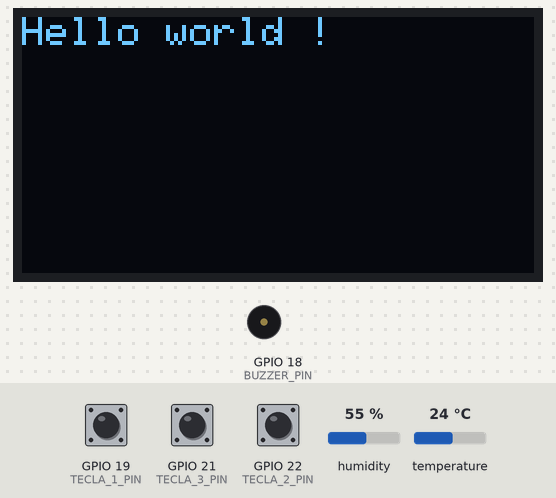
Recording of a program running on a simulated ESP32. Parts: 128×64 one-colour display, buzzer (waves = sounding). The inputs (shaded band) are chosen by the test bench; at power-on: GPIO 22 (TECLA_2_PIN) HIGH, humidity 55 %, temperature 24 °C, GPIO 19 (TECLA_1_PIN) HIGH, GPIO 21 (TECLA_3_PIN) HIGH. WiFi joins after 1.5 s; servers stay silent unless stated; what the program prints to the serial monitor is not drawn.

Above: at 0.06 s.
1.3 s: GPIO 22 (TECLA_2_PIN) pulled LOW for 1 s
At 3.4 s:
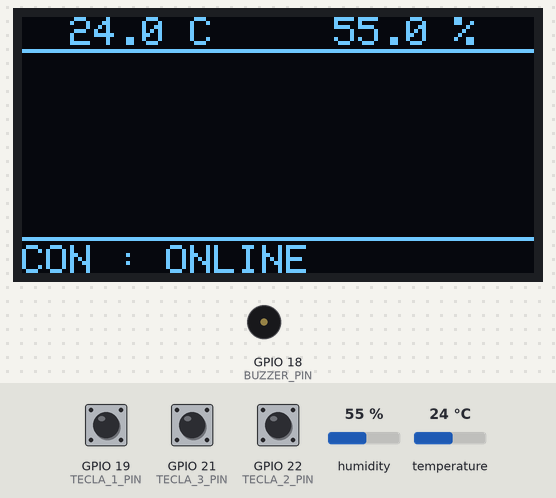
4.5 s: humidity set to 22 %
At 5.7 s:
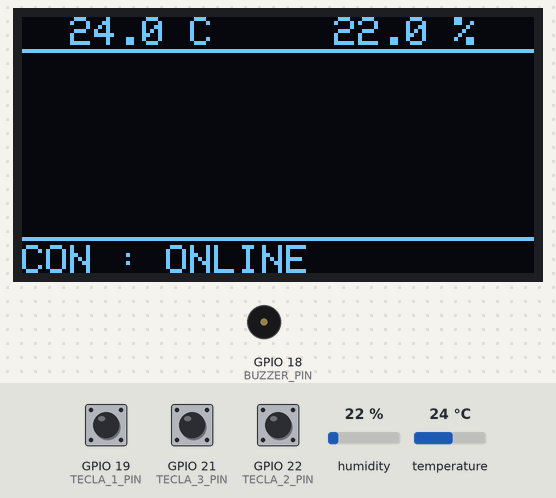
6.2 s: temperature set to 12 °C
At 7.3 s:
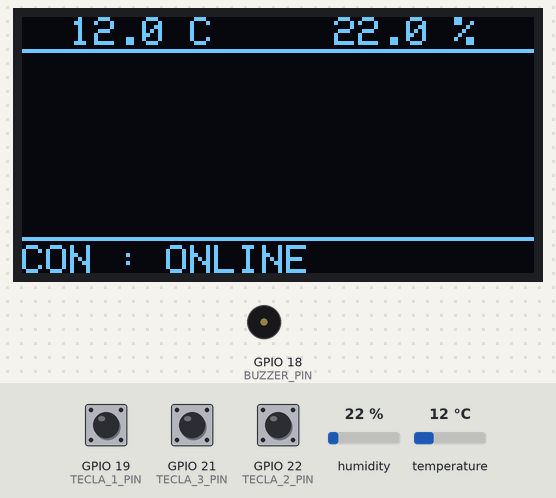
7.8 s: GPIO 22 (TECLA_2_PIN) pulled LOW for 3.2 s
At 8.25 s:
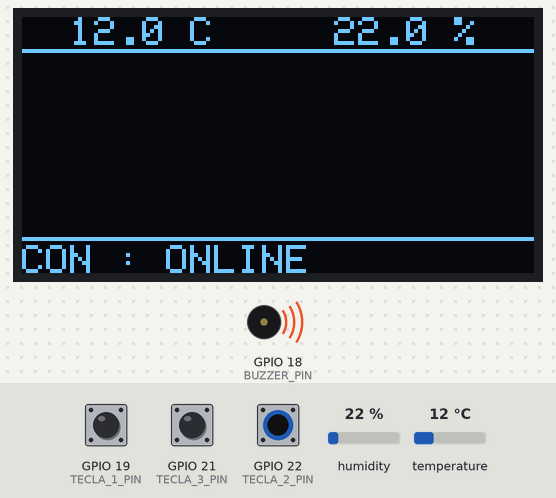
Timing chart, 0 to 10.8 s (numbered marks = the images above; inputs shaded):
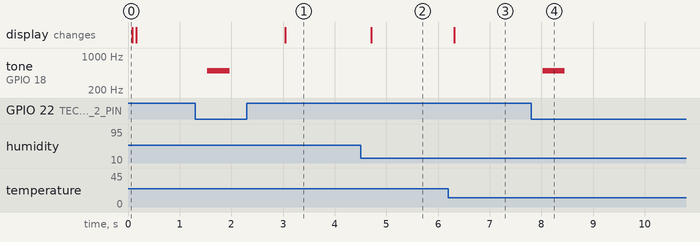

Measured:
- after the input at 1.3 s, tone on GPIO 18 (BUZZER_PIN): silent → 500 Hz after 0.23 s, → silent 0.44 s later; the display: changes after 1.7 s (image 1)
- after the input at 4.5 s, the display: changes after 0.20 s (image 2)
- after the input at 6.2 s, the display: changes after 0.11 s (image 3)
- after the input at 7.8 s, tone on GPIO 18 (BUZZER_PIN): silent → 500 Hz after 0.23 s, → silent 0.43 s later

The program:

main.cpp
```cpp
#include "./main.hpp"

void testCallback()
{
  DadoPeriferico dado= {P_NADA,"opa",0,"test"};

  wifi::enviarDado(dado);
}

void setup()
{
  Serial.begin(115200);

  wifi::inicizaliza();

  display::inicializa();

  sensorDht11::inicializa();

  buzzer::inicializa();

  teclado::inicializa();
  teclado::setCallback(T_ANTERIOR, testCallback);
}

void loop()
{

  DadosDht11 resDht11 = sensorDht11::getDados();
  display::setDadosBarraSuperior(resDht11.temperatura, resDht11.umidade);

  char statusWifi[20];
  strcpy(statusWifi, wifi::getStatus());
  display::setDadosBarraInferior(statusWifi);

  StatusTecla resOK = teclado::getTecla(T_OK);
  if (!resOK.statusLido && resOK.precionada)
  {
    buzzer::emiteSom();
    Serial.println("Apenas uma vez !");
    wifi::conectar();
  }

  if (teclado::getTecla(T_PROXIMO).precionada)
  {
    Serial.printf("%.2f - %.2f\n", resDht11.temperatura, resDht11.umidade);
    Serial.printf("%s\n", wifi::getIp().toString().c_str());
  }

  ComandoPeriferico resWifi = wifi::getCommando();
  if (resWifi.idPeriferico != P_NADA)
    Serial.printf("BUZZER %d %f\n", resWifi.idPeriferico, resWifi.dado);
}
```

main.hpp
```cpp
#include <Arduino.h>

#include "./perifericos/display/display.hpp"
#include "./perifericos/sensor-dht11/sensor-dht11.hpp"
#include "./perifericos/buzzer/buzzer.hpp"
#include "./perifericos/teclado/teclado.hpp"

#include "./wifi/wifi.hpp"

// Led embutido
#define LED 25
```

buzzer.cpp
```cpp
#include "./buzzer.hpp"

namespace buzzer
{
  namespace
  {

    QueueHandle_t comandoQueuHandler;

    TaskHandle_t buzzerTask;

    int frequenciaAtual = 500;

    void taskBip(void *pvParameters)
    {

      Comando comando;

      while (1)
      {
        if (xQueueReceive(comandoQueuHandler, (void *)&comando, 0) == pdTRUE)
        {

          if (comando.frequencia != frequenciaAtual)
          {
            frequenciaAtual = comando.frequencia;
            ledcSetup(CANAL, frequenciaAtual, RESOLUCAO);
          }

          ledcWrite(CANAL, 125);

          vTaskDelay(comando.duracao >= 1 ? comando.duracao : 1);

          ledcWrite(CANAL, 0);

          continue;
        }
        vTaskDelay(1);
      }
    }
  }

  void inicializa()
  {
    // Configurando pwm para buzzer
    ledcSetup(CANAL, frequenciaAtual, RESOLUCAO);
    ledcAttachPin(BUZZER_PIN, CANAL);

    // Canal para comunicação entre uma task e a taskBuzzer
    comandoQueuHandler = xQueueCreate(1, sizeof(Comando));

    // Criar taks para ser processada no core 1
    xTaskCreatePinnedToCore(
        taskBip,
        "Buzzer",
        10000,
        NULL,
        1,
        &buzzerTask,
        1);
  }

  bool emiteSom(Comando comando)
  {
    return xQueueSend(comandoQueuHandler, (void *)&comando, 0) == pdTRUE;
  }
}
```

buzzer.hpp
```cpp
#include <Arduino.h>
#include <freertos/FreeRTOS.h>
#include <freertos/task.h>

// Buzzer sem oscilador interno
#define BUZZER_PIN 18
#define CANAL 0
#define RESOLUCAO 8

typedef struct
{
  int duracao;
  int repeticoes;
  int frequencia;
} Comando;

namespace buzzer
{
  // Realiza a configuração do PWM
  // Cria task pra emissão sonora
  void inicializa();

  // Emite um som de acordo com o comando
  // Enviando o comando para task
  // Retorna True se for evniado para queue
  // Retorna False se não for enviado para queue
  bool emiteSom(Comando comando = {100, 1, 500});
}
```

display.cpp
```cpp
#include "./display.hpp"

namespace display
{
  namespace
  {
    void renderizaBarraSuperior(DadosBarraSuperior dados);
    void renderizaBarraInferior(char *escrita);

    Adafruit_SSD1306 display(X_MAX, Y_MAX, &Wire, RESET_PIN);

    TaskHandle_t displayTaskHandler;

    QueueHandle_t barraSuperiorDadosQueueHandler;
    QueueHandle_t barraInferiorDadosQueueHandler;

    void taskDisplay(void *pvParameters)
    {
      display.clearDisplay();
      display.setTextSize(1);
      display.setTextColor(WHITE);
      display.setCursor(0, 0);
      display.printf("Hello world !");
      display.display();

      DadosBarraSuperior dadosBarraSuperior = {0, 0};

      char *dadosBarraInferior = NULL;

      while (1)
      {
        xQueueReceive(barraSuperiorDadosQueueHandler, (void *)&dadosBarraSuperior, 0);
        xQueueReceive(barraInferiorDadosQueueHandler, (void *)&dadosBarraInferior, 0);

        display.clearDisplay();

        renderizaBarraSuperior(dadosBarraSuperior);

        if (dadosBarraInferior != NULL)
          renderizaBarraInferior(dadosBarraInferior);

        display.display();

        vTaskDelay(1);
      }
    }

    void renderizaBarraSuperior(DadosBarraSuperior dados)
    {
      display.setCursor(0, 0);

      display.printf("  %s%.1f C    ", dados.temperatura < 10 ? " " : "", dados.temperatura);

      display.printf("%s%.1f %%",
                     dados.umidade < 100 ? " " : dados.umidade < 10 ? "  "
                                                                    : "",
                     dados.umidade);

      display.drawLine(0, 8, X_MAX, 8, WHITE);
    }

    void renderizaBarraInferior(char *escrita)
    {
      display.setCursor(0, 64 - 7);
      display.printf("%s", escrita);
      display.drawLine(0, 64 - 9, X_MAX, 64 - 9, WHITE);
    }
  }

  void inicializa()
  {
    // Inicializando I2C para display
    Wire.begin(4, 15);

    // Inicializando display com tensão interna de 3.3V
    if (!display.begin(SSD1306_SWITCHCAPVCC, 0x3C))
    {
      Serial.println(F("Falha ao iniciar display !"));
      for (;;)
        ;
    }

    barraSuperiorDadosQueueHandler = xQueueCreate(1, sizeof(DadosBarraSuperior));

    barraInferiorDadosQueueHandler = xQueueCreate(1, sizeof(char *));

    // Criar taks para ser processada no core 1
    xTaskCreatePinnedToCore(
        taskDisplay,
        "Display",
        10000,
        NULL,
        1,
        &displayTaskHandler,
        1);
  }

  void setDadosBarraSuperior(float temperatura, float umidade)
  {
    DadosBarraSuperior dados = {temperatura, umidade};
    xQueueSend(barraSuperiorDadosQueueHandler, (void *)&dados, 0);
  }

  void setDadosBarraInferior(char *escrita)
  {
    xQueueSend(barraInferiorDadosQueueHandler, (void *)&escrita, 0);
  }
}
```

display.hpp
```cpp
#include <Arduino.h>
#include <SPI.h>
#include <Wire.h>
#include <Adafruit_GFX.h>
#include <Adafruit_SSD1306.h>
#include <freertos/FreeRTOS.h>
#include <freertos/task.h>

#define SDA_PIN 4
#define SCL_PIN 15
#define RESET_PIN 16
#define X_MAX 128
#define Y_MAX 64

typedef struct
{
  float temperatura;
  float umidade;
} DadosBarraSuperior;

namespace display
{
  void inicializa();
  void setDadosBarraSuperior(float temperatura, float umidade);
  void setDadosBarraInferior(char *escrita);
}
```

sensor-dht11.cpp
```cpp
#include "./sensor-dht11.hpp"

namespace sensorDht11
{
  namespace
  {

    QueueHandle_t dadosQueueHandler;

    TaskHandle_t dht11TaskHandle;

    DadosDht11 ultimoDadoRecebido = {0, 0, 0};

    DHT_Unified dht(DATA_PIN, DHT11);

    void taskDht11(void *pvParameters)
    {
      while (1)
      {

        DadosDht11 novoDado = {0, 0, 0};

        sensors_event_t event;

        dht.temperature().getEvent(&event);
        if (!isnan(event.temperature))
          novoDado.temperatura = event.temperature;
        else
          novoDado.erro = true;

        dht.humidity().getEvent(&event);
        if (!isnan(event.relative_humidity))
          novoDado.umidade = event.relative_humidity;
        else
          novoDado.erro = true;

        if (xQueueSend(dadosQueueHandler, (void *)&novoDado, 0) != pdTRUE)
        {
          // Caso erro
        }

        // Necessário delay entre as leituras, especificaod pelo datasheet
        vTaskDelay(250);
      }
    }

  }

  void inicializa()
  {
    // Inicializando sensor de temperatura e umidade
    dht.begin();

    dadosQueueHandler = xQueueCreate(1, sizeof(DadosDht11));

    // Criar taks para ser processada no core 1
    xTaskCreatePinnedToCore(
        taskDht11,
        "DHT11",
        10000,
        NULL,
        1,
        &dht11TaskHandle,
        1);
  }

  DadosDht11 getDados()
  {
    xQueueReceive(dadosQueueHandler, (void *)&ultimoDadoRecebido, 0);
    return ultimoDadoRecebido;
  }
}
```

sensor-dht11.hpp
```cpp
#include <Arduino.h>
#include <Adafruit_Sensor.h>
#include <DHT.h>
#include <DHT_U.h>
#include <freertos/FreeRTOS.h>
#include <freertos/task.h>

#define DATA_PIN 23

typedef struct
{
  float temperatura;
  float umidade;
  bool erro;
} DadosDht11;

namespace sensorDht11
{
  // Inicializa DHT11 e inicia task de leitura
  void inicializa();

  // Realiza a atualização dos dados e retorna
  DadosDht11 getDados();
}
```

teclado.cpp
```cpp
#include "./teclado.hpp"

namespace teclado
{
  namespace
  {

    QueueHandle_t teclasPrecionadasQueueHandler;
    QueueHandle_t teclaVisualizadaQueueHandler;
    QueueHandle_t setCallbackQueueHandler;

    StatusTecla statusTeclasUltimoRecebido[QUANTIDADE] = {{0, 0, 0}, {0, 0, 0}, {0, 0, 0}};

    TaskHandle_t tecladoTaskHandler;

    const int teclasPins[QUANTIDADE] = {TECLA_1_PIN, TECLA_2_PIN, TECLA_3_PIN};

    void taskTeclado(void *pvParameters)
    {

      StatusTecla statusTeclas[QUANTIDADE] = {{0, 0, 0}, {0, 0, 0}, {0, 0, 0}};
      void (*callbacks[QUANTIDADE])(void) = {NULL, NULL, NULL};

      while (1)
      {

        int teclaVisualizada;

        if (xQueueReceive(teclaVisualizadaQueueHandler, (void *)&teclaVisualizada, 0) == pdTRUE)
          statusTeclas[teclaVisualizada].statusLido = true;

        SetCallback setRecebido;

        if (xQueueReceive(setCallbackQueueHandler, (void *)&setRecebido, 0) == pdTRUE)
          callbacks[setRecebido.tecla] = setRecebido.p;

        for (int i = 0; i < QUANTIDADE; i++)
        {

          bool estado = false;
          int estouro = 0;

          // Filtro para evitar erro de leitura, no caso de flutuação do estado do pino
          while (!digitalRead(teclasPins[i]) && !estado)
          {
            estouro++;
            estado = estouro >= 5;
            vTaskDelay(1);
          }
          if (estado)
          {

            statusTeclas[i].precionada = true;

            if (callbacks[i] != NULL && !statusTeclas[i].callBackChamada)
            {
              statusTeclas[i].callBackChamada = true;
              callbacks[i]();
            }

            continue;
          }

          statusTeclas[i] = {0, 0, 0};
        }

        xQueueSend(teclasPrecionadasQueueHandler, (void *)&statusTeclas, 0);
        vTaskDelay(1);
      }
    }

  }

  void inicializa()
  {

    for (int i = 0; i < QUANTIDADE; i++)
      pinMode(teclasPins[i], INPUT_PULLUP);

    teclasPrecionadasQueueHandler = xQueueCreate(1, sizeof(StatusTecla[QUANTIDADE]));

    teclaVisualizadaQueueHandler = xQueueCreate(1, sizeof(Teclas));

    setCallbackQueueHandler = xQueueCreate(5, sizeof(SetCallback));

    // Criar taks para ser processada no core 1
    xTaskCreatePinnedToCore(
        taskTeclado,
        "Teclado",
        10000,
        NULL,
        1,
        &tecladoTaskHandler,
        1);
  }

  StatusTecla getTecla(Teclas tecla)
  {

    xQueueReceive(teclasPrecionadasQueueHandler, (void *)&statusTeclasUltimoRecebido, 20);

    StatusTecla retorno = statusTeclasUltimoRecebido[tecla];

    if (!retorno.statusLido && retorno.precionada)
      xQueueSend(teclaVisualizadaQueueHandler, (void *)&tecla, 0);

    return retorno;
  }

  void setCallback(Teclas tecla, void (*callback)(void))
  {
    SetCallback set = {tecla, callback};
    xQueueSend(setCallbackQueueHandler, (void *)&set, 10);
  }
}
```

teclado.hpp
```cpp
#include <Arduino.h>
#include <freertos/FreeRTOS.h>
#include <freertos/task.h>

// Teclas
#define TECLA_1_PIN 19
#define TECLA_2_PIN 22
#define TECLA_3_PIN 21

#define QUANTIDADE 3

enum Teclas
{
  T_ANTERIOR = 0, // TECLA_1_PIN
  T_OK,           // TECLA_2_PIN
  T_PROXIMO       // TECLA_3_PIN
};

typedef struct
{
  bool precionada;
  bool statusLido;
  bool callBackChamada;
} StatusTecla;

typedef struct
{
  Teclas tecla;
  void (*p)(void);
} SetCallback;

namespace teclado
{
  // Inicializa pinos para leitura
  // Inicia task para realizar a leitura
  void inicializa();

  // Atualiza e retorna valor atual da tecla
  StatusTecla getTecla(Teclas tecla);

  // Chamda callback quando tecla precionada
  void setCallback(Teclas tecla, void (*callback)(void));
}
```

wifi.cpp
```cpp
#include "./wifi.hpp"

#define SSID ""
#define PASSWD ""

namespace wifi
{
  namespace
  {
    WiFiClient client;

    TaskHandle_t wifiTaskHandler;

    QueueHandle_t comandosQueueHandler;
    QueueHandle_t dadosQueueHandler;

    void taskWifi(void *pvParameters)
    {

      ComandoPeriferico comando = {P_BUZZER, 100};

      DadoPeriferico dado;

      while (1)
      {

        if (xQueueReceive(dadosQueueHandler, (void *)&dado, 0) == pdTRUE)
        {
          Serial.printf("%s", dado.nome);
          xQueueSend(comandosQueueHandler, (void *)&comando, 0);
        }

        vTaskDelay(1);
      }
    }

  }

  void inicizaliza()
  {

    comandosQueueHandler = xQueueCreate(5, sizeof(ComandoPeriferico));

    dadosQueueHandler = xQueueCreate(5, sizeof(DadoPeriferico));

    // Criar taks para ser processada no core 1
    xTaskCreatePinnedToCore(
        taskWifi,
        "Wifi",
        10000,
        NULL,
        1,
        &wifiTaskHandler,
        1);
  }

  void conectar()
  {
    if (WiFi.status() != WL_CONNECTED)
      WiFi.begin(SSID, PASSWD);
  }

  IPAddress getIp()
  {
    return WiFi.localIP();
  }

  const char *getStatus()
  {
    switch (WiFi.status())
    {
    case WL_CONNECTED:
      return "CON : ONLINE";

    case WL_CONNECTION_LOST:
    case WL_DISCONNECTED:
    case WL_NO_SHIELD:
      return "CON : OFFLINE";

    case WL_IDLE_STATUS:
      return "CON : CONECTANDO";

    default:
      return "CON : ERRO";
    }
  }

  ComandoPeriferico getCommando()
  {

    ComandoPeriferico retorno = {P_NADA, 0};

    xQueueReceive(comandosQueueHandler, (void *)&retorno, 0);

    return retorno;
  }

  void enviarDado(DadoPeriferico dado)
  {
    xQueueSend(dadosQueueHandler, (void *)&dado, 0);
  };

}
```

wifi.hpp
```cpp
#include <Arduino.h>
#include <WiFi.h>
#include <String>

enum Periferico
{
  P_NADA = 0,
  P_BUZZER
};

typedef struct
{
  Periferico idPeriferico;
  float dado;
} ComandoPeriferico;

typedef struct
{
  Periferico idPeriferico;
  char nome[20];
  float dado;
  char contexto[20];
}DadoPeriferico;

namespace wifi
{
  void inicizaliza();
  void conectar();
  IPAddress getIp();
  const char *getStatus();
  ComandoPeriferico getCommando();
  void enviarDado(DadoPeriferico dado);
}
```
